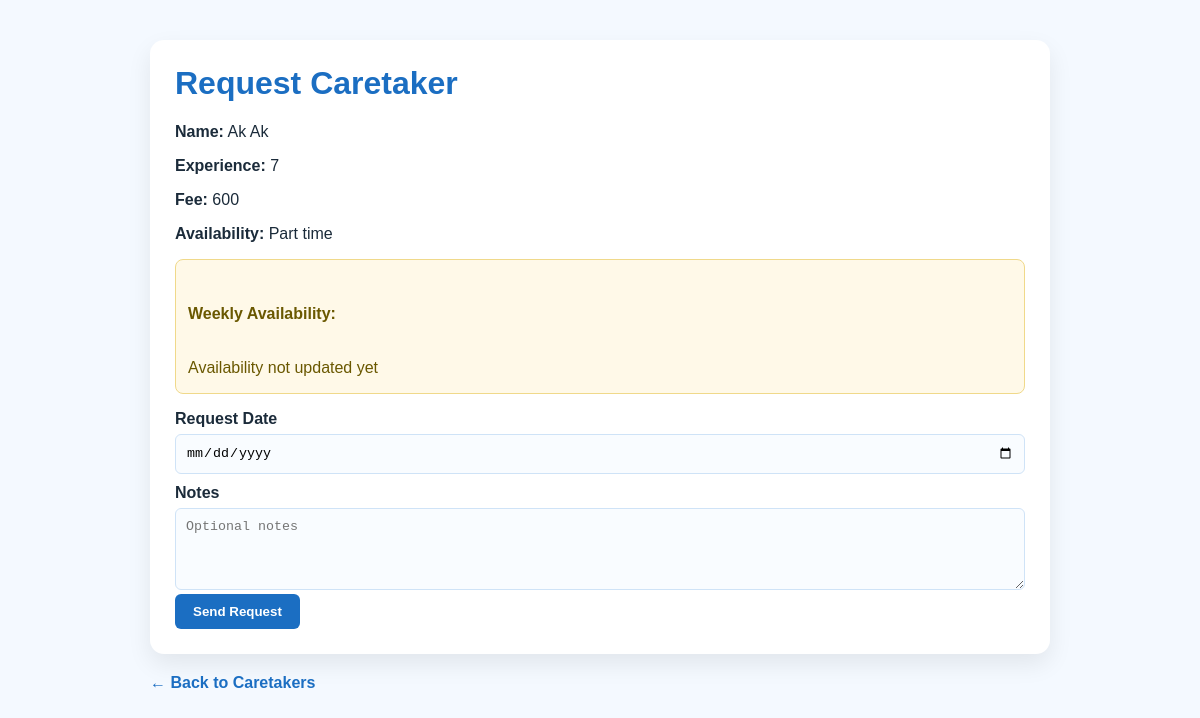
/book_caretaker.php?caretaker_id=1 (signed in), run on the app's committed database.
### tables this page shows
CREATE TABLE `caretakers` (
  `id` int(10) UNSIGNED NOT NULL,
  `user_id` int(10) UNSIGNED NOT NULL,
  `caretaker_name` varchar(150) NOT NULL,
  `experience_years` varchar(50) DEFAULT NULL,
  `skills` text DEFAULT NULL,
  `availability` varchar(100) DEFAULT NULL,
  `fee` varchar(50) DEFAULT NULL,
  `preferred_location` varchar(150) DEFAULT NULL,
  `email` varchar(150) DEFAULT NULL,
  `phone` varchar(30) DEFAULT NULL,
  `created_at` timestamp NOT NULL DEFAULT current_timestamp()
);

### app/Helpers/helpers.php (called while the page is built, shortened)
<?php
function e(?string $value): string
{
    return htmlspecialchars((string)$value, ENT_QUOTES, 'UTF-8');
}

### book_caretaker.php (the view, shortened to what this page needs)
<?php
include("connect.php");
require_once "app/Helpers/helpers.php";
$caretaker_id = (int)($_GET['caretaker_id'] ?? $_POST['caretaker_id'] ?? 0);
$stmt = $conn->prepare("SELECT * FROM caretakers WHERE id = ? LIMIT 1");
$stmt->bind_param("i", $caretaker_id);
$stmt->execute();
$caretaker = $stmt->get_result()->fetch_assoc();
$availabilityLines = [];
$availabilityText = !empty($availabilityLines)
    ? implode("\n", $availabilityLines)
    : 'Availability not updated yet';
?>
<!DOCTYPE html>
<html lang="en">
<head>
</head>
<body>
<div class="wrap">
    <div class="card">
        <h1>Request Caretaker</h1>
        <p><strong>Name:</strong> <?php echo e($caretaker['caretaker_name']); ?></p>
        <p><strong>Experience:</strong> <?php echo e($caretaker['experience_years'] ?: '-'); ?></p>
        <p><strong>Fee:</strong> <?php echo e($caretaker['fee'] ?: '-'); ?></p>
        <p><strong>Availability:</strong> <?php echo e($caretaker['availability'] ?: '-'); ?></p>
        <div class="availability-note">
            <strong>Weekly Availability:</strong><br>
            <?php echo nl2br(e($availabilityText)); ?>
        </div>
        <form method="POST">
            <label>Request Date</label>
            <input type="date" name="request_date" required>
            <label>Notes</label>
            <textarea name="notes" rows="4" placeholder="Optional notes"></textarea>
            <button type="submit">Send Request</button>
        </form>
    </div>
    <a class="back-link" href="caretakers.php">← Back to Caretakers</a>
</div>
</body>
</html>

### book_caretaker.php (style rules this page uses)
body { margin:0; font-family:Arial,sans-serif; background:#f4f9ff; color:#1b2b3a; padding:40px 20px; }
.wrap { max-width:900px; margin:auto; }
.card { background:#fff; padding:25px; border-radius:14px; margin-bottom:20px; box-shadow:0 10px 25px rgba(0,0,0,0.08); }
h1 { color:#1b6ec2; margin-top:0; }
label { display:block; margin:10px 0 6px; font-weight:bold; }
input, textarea { width:100%; padding:10px; border-radius:6px; border:1px solid #cfe3f7; background:#f9fcff; box-sizing:border-box; }
textarea { resize:vertical; }
button { padding:10px 18px; background:#1b6ec2; color:#fff; border:none; border-radius:6px; font-weight:bold; cursor:pointer; }
.back-link { color:#1b6ec2; text-decoration:none; font-weight:bold; }
.availability-note { margin-top: 12px; margin-bottom: 16px; padding: 12px; border-radius: 8px; background: #fff9e8; border: 1px solid #f0d98a; color: #6a5800; line-height: 1.7; white-space: pre-line; }

### data on the page
caretakers: caretaker_name "Ak Ak", experience_years "7", fee "600", availability "Part time"

### other printed values
$availabilityText "Availability not updated yet"
